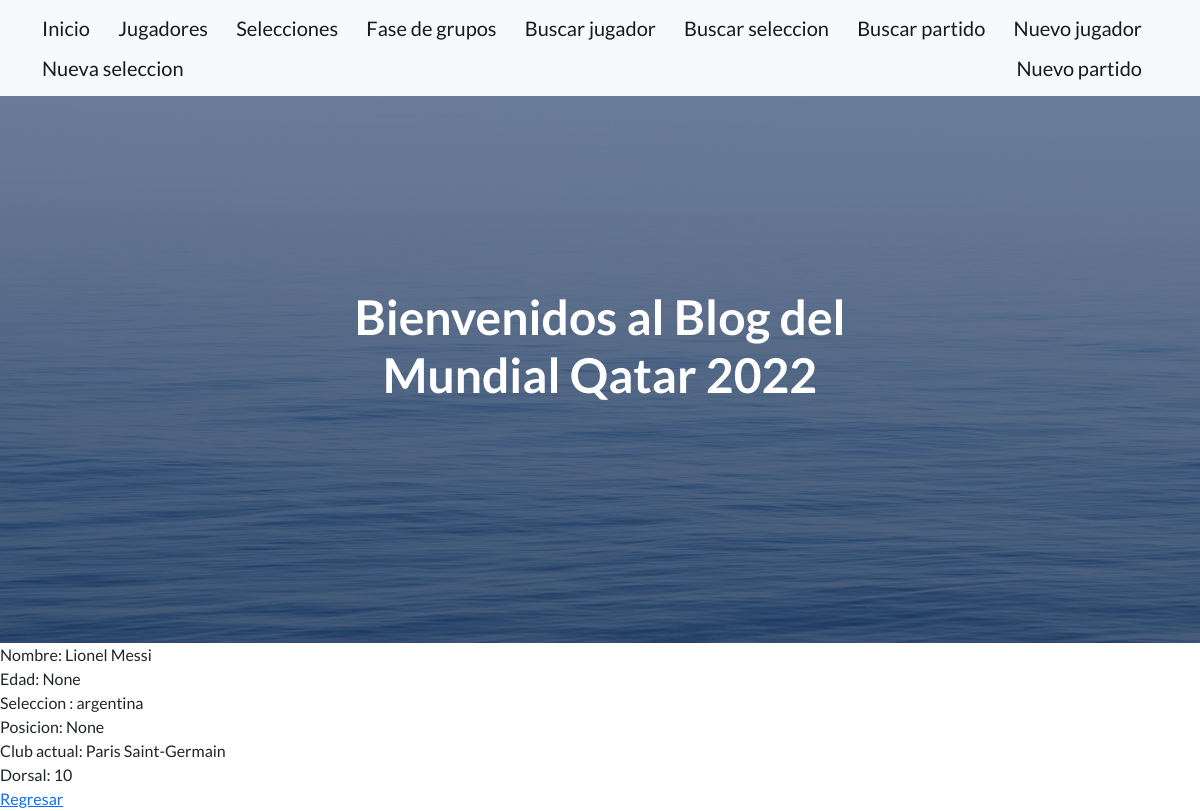
The page /jugador/detail/1 on the database as committed earlier.
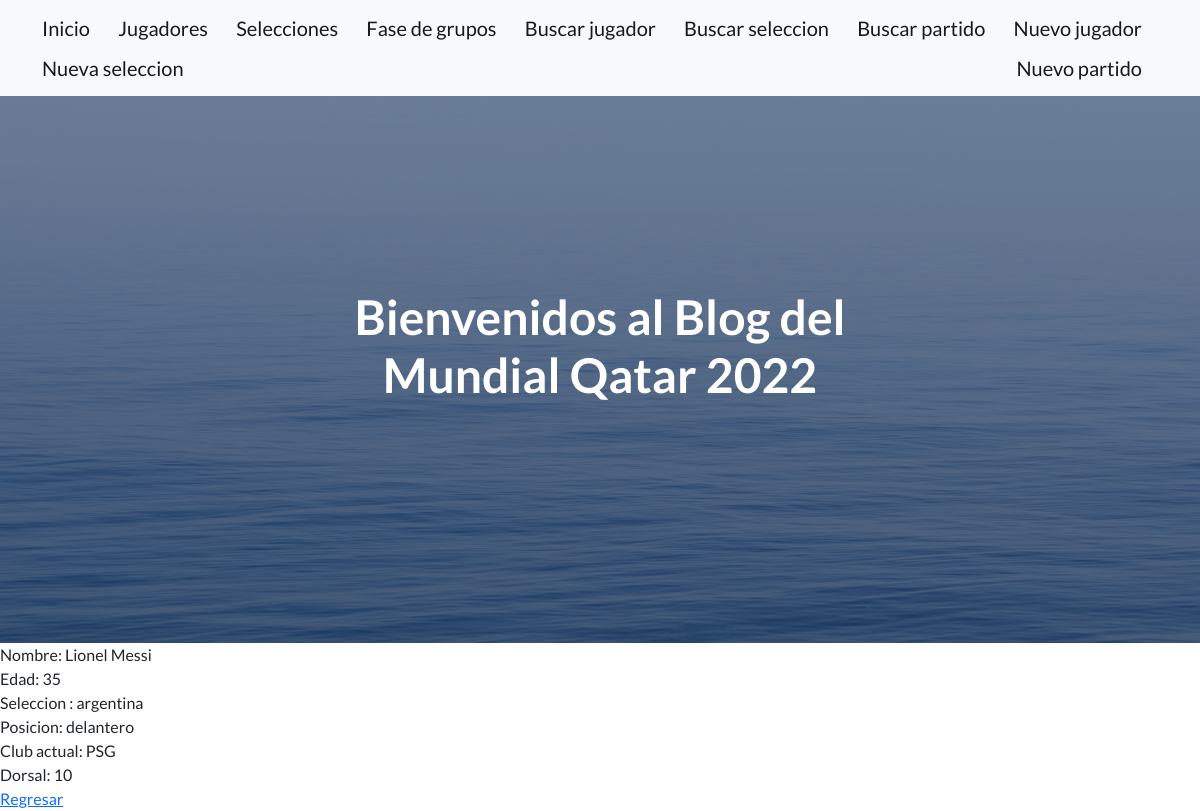
The same page on the database as committed later.
### AppMundial/models.py (models this page shows, shortened)
class Jugador(models.Model):
    nombre = models.CharField(max_length=30, null=True, blank=True)
    edad = models.IntegerField(null=True, blank=True)
    seleccion = models.CharField(max_length=30, null=True, blank=True)
    posicion = models.CharField(max_length=20, null=True, blank=True)
    clubactual = models.CharField(max_length=30, null=True)
    dorsal = models.IntegerField()

### AppMundial/views.py (the view)
# urls.py: path('jugador/detail/<pk>', views.JugadorDetail.as_view(), name='Detail'),
class JugadorDetail(DetailView):
    model = Jugador
    template_name = 'AppMundial/jugador_detail.html'

### AppMundial/templates/AppMundial/jugador_detail.html
{% extends "AppMundial/base.html" %}
{% load static %}
{% block contenidoQueCambia %}
Nombre: {{jugador.nombre}}
<br>
Edad: {{jugador.edad}}
<br>
Seleccion : {{jugador.seleccion}}
<br>
Posicion: {{jugador.posicion}}
<br>
Club actual: {{jugador.clubactual}}
<br>
Dorsal: {{jugador.dorsal}}
<br>
<a href="{% url 'List' %}">Regresar</a>
{% endblock %}

### AppMundial/templates/AppMundial/base.html (shortened to what this page needs)
<!DOCTYPE html>
<html lang="en">
    <head>
        {% load static %}
        <link href="https://cdn.jsdelivr.net/npm/bootstrap-icons@1.5.0/font/bootstrap-icons.css" rel="stylesheet" type="text/css" />
        <link href="{%static 'AppMundial/css/styles.css'%}" rel="stylesheet" />
    </head>
    <body>
        <nav class="navbar navbar-light bg-light static-top">
            <div class="container">
                <a class="navbar-brand" href="{% url 'Inicio' %}">Inicio</a>
                <a class="navbar-brand" href="{% url 'List' %}"> Jugadores</a>
                <a class="navbar-brand" href="{% url 'Lists' %}">Selecciones</a>
                <a class="navbar-brand" href="{% url 'Listfg' %}">Fase de grupos</a>
                <a class="navbar-brand" href="{% url 'buscarJ' %}">Buscar jugador</a>
                <a class="navbar-brand" href="{% url 'buscarS' %}">Buscar seleccion</a>
                <a class="navbar-brand" href="{% url 'buscarP' %}">Buscar partido</a>
                <a class="navbar-brand" href="{% url 'New' %}">Nuevo jugador</a>
                <a class="navbar-brand" href="{% url 'News' %}">Nueva seleccion</a>
                <a class="navbar-brand" href="{% url 'Newfg' %}">Nuevo partido</a>
            </div>
        </nav>
        <header class="masthead">
            <div class="container position-relative">
                <div class="row justify-content-center">
                    <div class="col-xl-6">
                        <div class="text-center text-white">
                            <h1 class="mb-5">Bienvenidos al Blog del Mundial Qatar 2022</h1>
                        </div>
                    </div>
                </div>
            </div>
        </header>
        {% block contenidoQueCambia %}
        {% endblock %}
    </body>
</html>

Rows that differ between the two databases and show on the page:
changed Jugador "Lionel Messi": edad "None" → "35"; posicion "None" → "delantero"; clubactual "Paris Saint-Germain" → "PSG"
